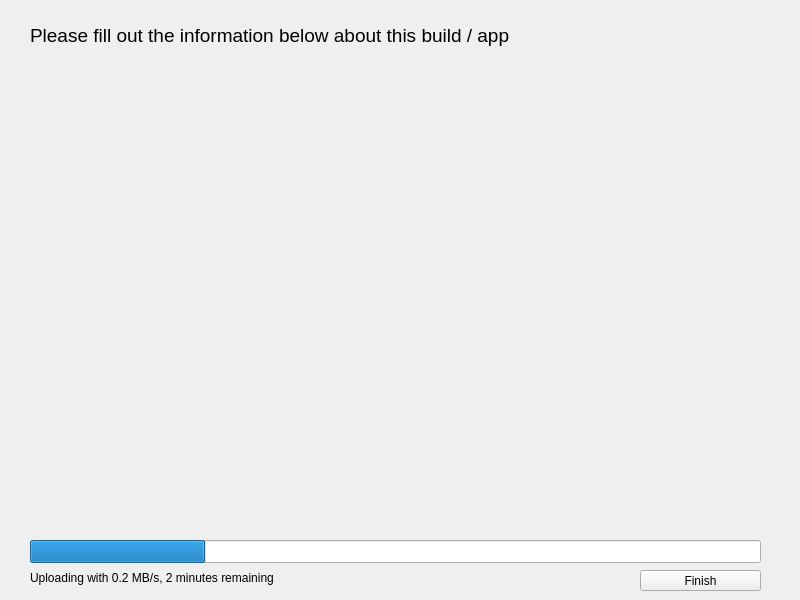
<?xml version="1.0" encoding="UTF-8"?>
<ui version="4.0">
 <class>UploadWindow</class>
 <widget class="QMainWindow" name="UploadWindow">
  <property name="geometry">
   <rect>
    <x>0</x>
    <y>0</y>
    <width>800</width>
    <height>600</height>
   </rect>
  </property>
  <property name="windowTitle">
   <string>BetaUploader</string>
  </property>
  <widget class="QWidget" name="centralwidget">
   <widget class="QWidget" name="formLayoutWidget">
    <property name="geometry">
     <rect>
      <x>29</x>
      <y>60</y>
      <width>731</width>
      <height>471</height>
     </rect>
    </property>
    <layout class="QFormLayout" name="formLayout">
     <property name="fieldGrowthPolicy">
      <enum>QFormLayout::ExpandingFieldsGrow</enum>
     </property>
     <property name="topMargin">
      <number>5</number>
     </property>
     <property name="bottomMargin">
      <number>5</number>
     </property>
    </layout>
   </widget>
   <widget class="QProgressBar" name="progressBar">
    <property name="geometry">
     <rect>
      <x>30</x>
      <y>540</y>
      <width>731</width>
      <height>23</height>
     </rect>
    </property>
    <property name="value">
     <number>24</number>
    </property>
    <property name="textVisible">
     <bool>false</bool>
    </property>
   </widget>
   <widget class="QLabel" name="label">
    <property name="geometry">
     <rect>
      <x>30</x>
      <y>570</y>
      <width>601</width>
      <height>16</height>
     </rect>
    </property>
    <property name="text">
     <string>Uploading with 0.2 MB/s, 2 minutes remaining</string>
    </property>
   </widget>
   <widget class="QPushButton" name="pushButton">
    <property name="geometry">
     <rect>
      <x>640</x>
      <y>570</y>
      <width>121</width>
      <height>21</height>
     </rect>
    </property>
    <property name="text">
     <string>Finish</string>
    </property>
   </widget>
   <widget class="QLabel" name="label_2">
    <property name="geometry">
     <rect>
      <x>30</x>
      <y>20</y>
      <width>741</width>
      <height>31</height>
     </rect>
    </property>
    <property name="font">
     <font>
      <pointsize>14</pointsize>
     </font>
    </property>
    <property name="text">
     <string>Please fill out the information below about this build / app</string>
    </property>
   </widget>
  </widget>
 </widget>
 <resources/>
 <connections/>
</ui>
